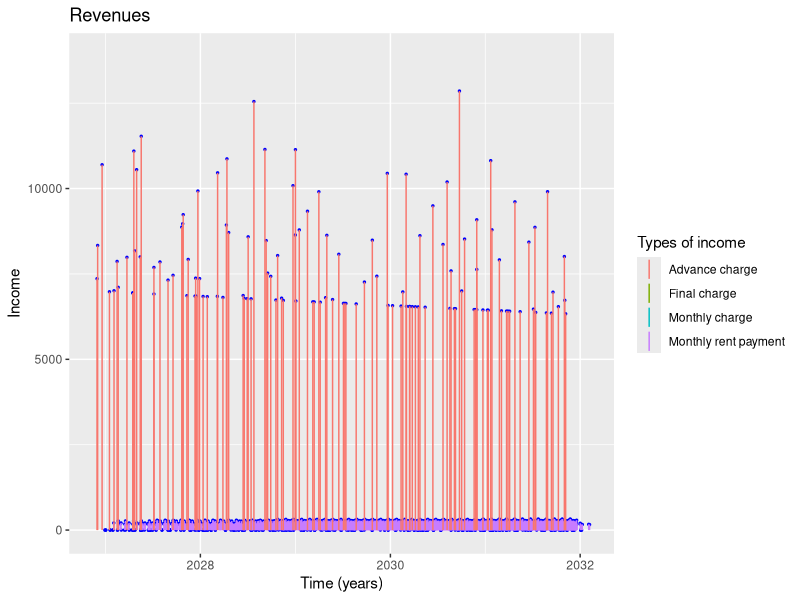
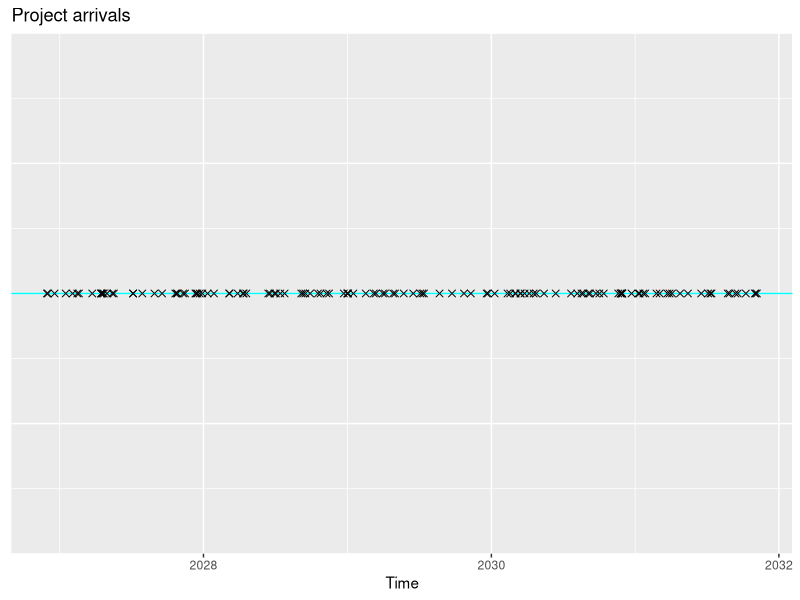
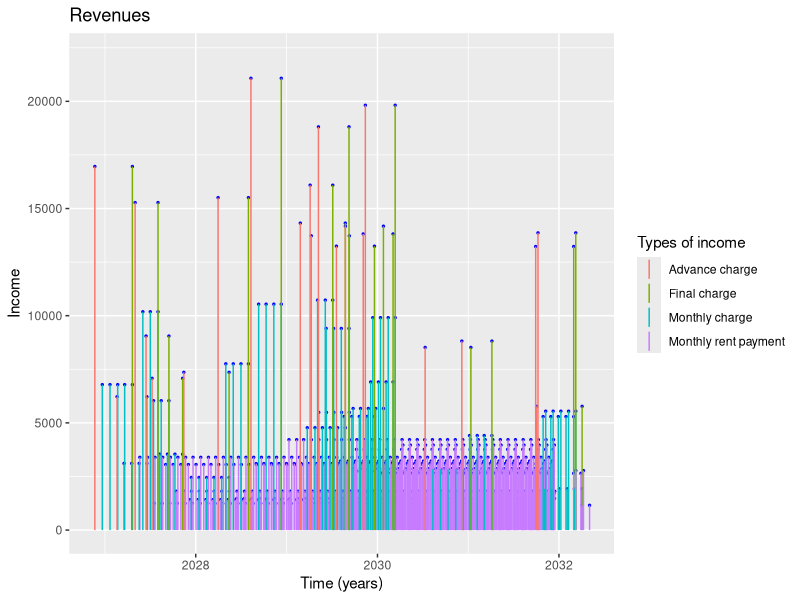
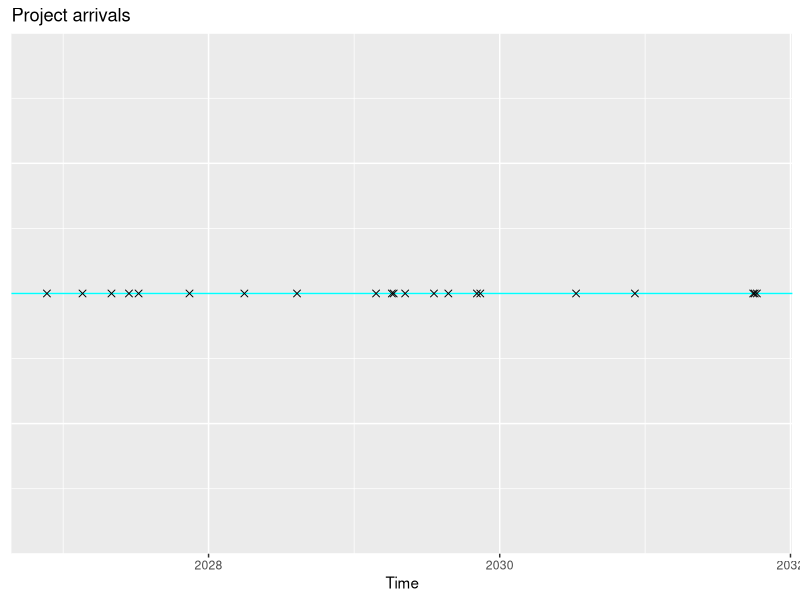
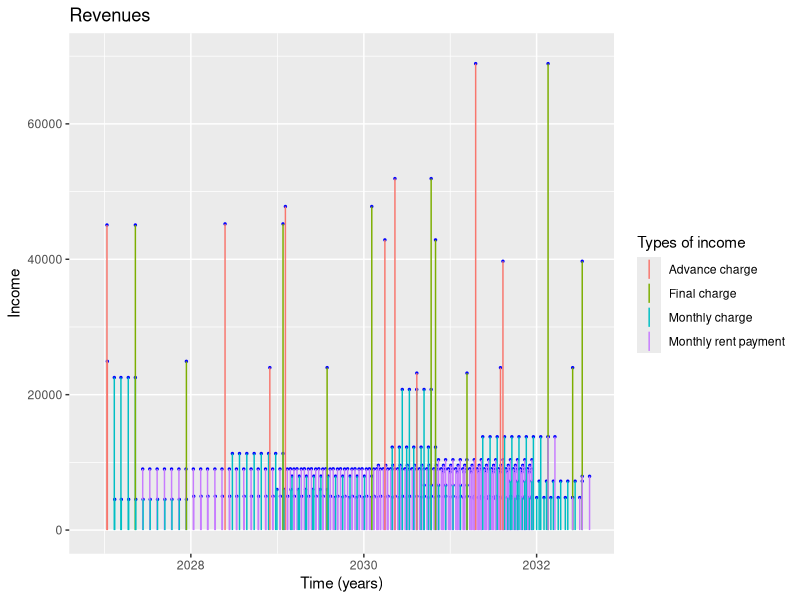
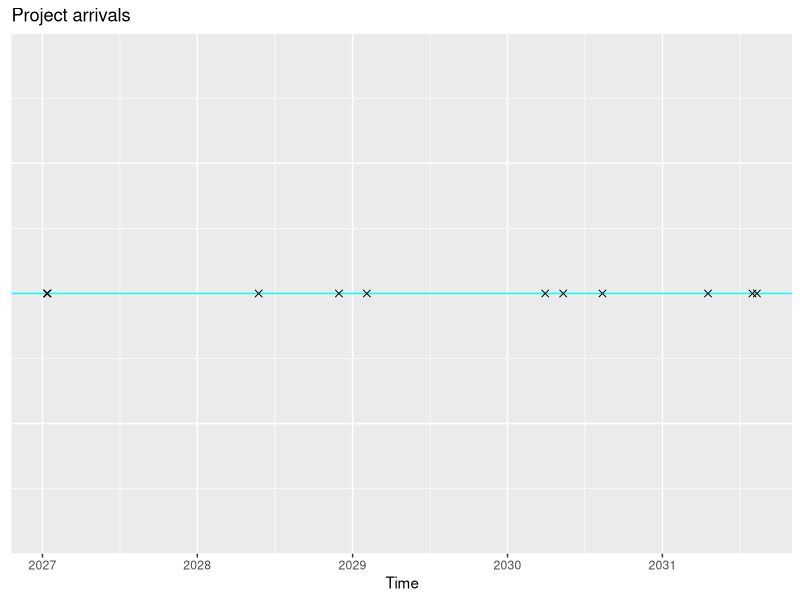
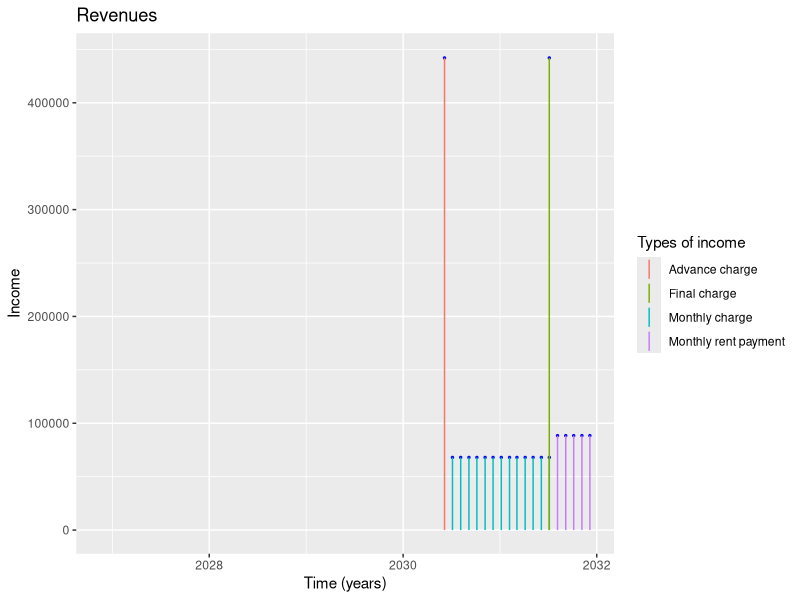
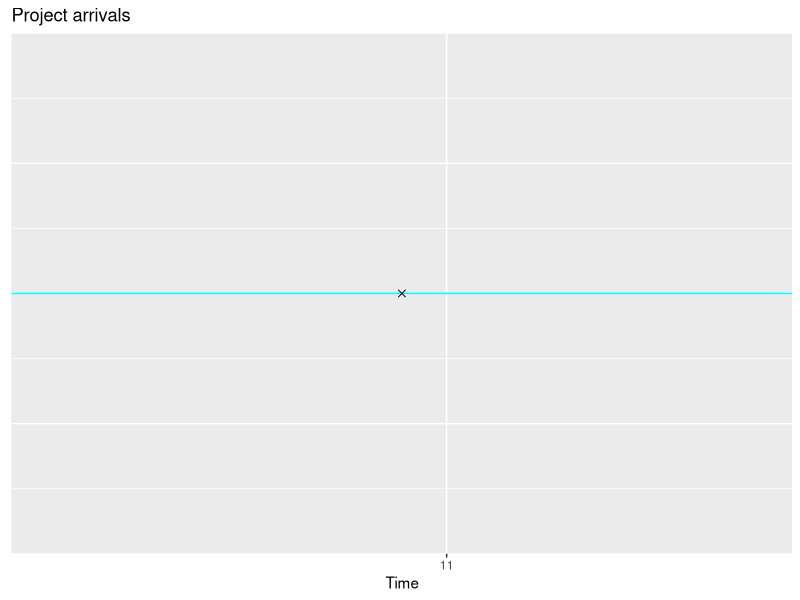

These figures' R source, in order:
## ---- chunk 1
knitr::opts_chunk$set(echo = FALSE)
knitr::opts_chunk$set(warning = FALSE)
# Load libraries
library(lubridate)
library(ggplot2)
# Avoid scientific notation
options(scipen = 999)
## ---- chunk 2
t <- 5
y <- 0.10
r <- -0.02
## ---- chunk 3
getProjectPresentValue <- function(
  t,# Lifetime of the company
  # Mexican economy
  y, # Annual interest rate
  r, # Inflation rate
  # Princing of the project
  average.price, # Expected price of the project
  sd.price, # Standar deviation of the price of the project
  minimum.price, # Minimum price accepted for the project
  average.development.months, # Expected development time of the project measured in months
  lambda.po, # Expected number of projects developed in a year
  # Payment scheme
  advance.charge.rate, # Percentage of the final price that is paid at the begining of the project
  during.development.charge.rate, # Percentage of the final price that is paid during the development of the project
  final.charge.rate, # Percentage of the final price that is paid at the end of the development of the project
  monthly.rent.rate # Percentaje of the price of the project to be charged monthly for project maintenance
) {
  # Calculate monthly effective interest rate
  y12 <- (1+y)^(1/12)-1
  
  time <- 0
  arrival.time <- 0
  interarrivals <- c()
  arrivals <- c()
  positive.flows <- data.frame()
  negative.flows <- data.frame()
  adjusted.prices <- c()
  present.values <- c()
  # Simulate projects arrivals
  while (time < t) {
    interarrival.time <- rexp(n=1, rate=lambda.po)
    time <- time + interarrival.time 
    if (time < t) {
      interarrivals <- c(interarrivals, interarrival.time)
      arrival.time <- arrival.time + interarrival.time
      arrivals <- c(arrivals, arrival.time)
      # Compute the present value of the project that just came in
      price <- rnorm(1, mean=average.price, sd=sd.price)-rgamma(1, shape=2, rate=0.6)*1000
      price <- max(minimum.price, price)
      # Adjust price with inflation rate
      adjusted.price <- price*(1+r)^arrival.time
      adjusted.prices <- c(adjusted.prices, adjusted.price)
      # Payment scheme
      advance.charge <- adjusted.price*advance.charge.rate
      during.development.charge <- adjusted.price*during.development.charge.rate
      final.charge <- adjusted.price*final.charge.rate
      monthly.rent <- adjusted.price*monthly.rent.rate
      # Simulate development time in months
      development.time <- rlnorm(1, meanlog=0, sdlog=0.25)*average.development.months
      development.months <- ceiling(development.time)
      monthly.payment <- during.development.charge/development.months
      time.to.end <- t - (arrival.time + development.months/12)
      time.to.end <- max(0, time.to.end)
      months.to.end <- ceiling(time.to.end*12)
      # Populate cash flows collections
      now <- as_datetime(Sys.time())
      arrival.time.in.seconds <- as.numeric(duration(arrival.time, unit="years"))
      arrival.date <- now + seconds(arrival.time.in.seconds)
      entry <- list(arrival.date, advance.charge, TRUE, "Advance charge")
      positive.flows <- rbind(positive.flows, entry, stringsAsFactors=FALSE)
      for (l in 1:development.months) {
        monthly.payment.date <- arrival.date + months(l)
        if (is.na(monthly.payment.date)) {
          monthly.payment.date <- arrival.date - days(3) + months(l)
          if (is.na(monthly.payment.date)) {
            print("No mames no puede ser")
          }
        }
        entry <- list(monthly.payment.date, monthly.payment, TRUE, "Monthly charge")
        positive.flows <- rbind(positive.flows, entry, stringsAsFactors=FALSE)
      }
      end.date <- arrival.date + months(development.months)
      if (is.na(end.date)) {
        end.date <- arrival.date - days(3) + months(development.months)
        if (is.na(end.date)) {
          print("No mames no puede ser")
        }
      }
      entry <- list(end.date, final.charge, TRUE, "Final charge")
      positive.flows <- rbind(positive.flows, entry, stringsAsFactors=FALSE)
      for (s in 1:months.to.end) {
        monthly.rent.payment.date <- arrival.date + months(development.months + s)
        if (is.na(monthly.rent.payment.date)) {
          monthly.rent.payment.date <- arrival.date - days(3) + months(development.months + s)
          if (is.na(monthly.rent.payment.date)) {
            print("No mames no puede ser")
          }
        }
        entry <-list(monthly.rent.payment.date, monthly.rent, TRUE, "Monthly rent payment")
        positive.flows <- rbind(positive.flows, entry, stringsAsFactors=FALSE)
      }
      names(positive.flows) <- c("Date","Amount","Income","Concept")
      #names(negative.flows) <- c("Date","Amount","Income","Concept")
      # Compute present values based on payment scheme
      discount.factor <- (1/(1+y))^arrival.time
      fractional.annuity <- ((1-(1/(1+y12))^development.months)/y12)
      advance.charge.present.value <- discount.factor*advance.charge
      monthly.charges.present.value <- discount.factor*monthly.payment*fractional.annuity
      final.payment.present.value <- discount.factor*((1/(1+y))^(development.time/12))*final.charge
      monthly.rents.present.value <- discount.factor*((1/(1+y))^(development.time/12))*monthly.rent*((1-(1/(1+y12))^(months.to.end))/y12)
      # Compute total present value
      present.value <- advance.charge.present.value + monthly.charges.present.value + final.payment.present.value + monthly.rents.present.value
      present.values <- c(present.values, present.value)
    }
  }
  
  revenues.plot <- ggplot(data=positive.flows, aes(x=as_datetime(positive.flows$Date), y=positive.flows$Amount)) +
    geom_point(color="blue", size=0.5) + 
    ylim(c(0,max(positive.flows$Amount)+1000)) +
    xlim(c(as_datetime(Sys.time()),max(as_datetime(positive.flows$Date)))) +
    #geom_hline(yintercept=mean(positive.flows$Amount), size=1, color="cyan") +
    #geom_linerange(aes(x=as_datetime(positive.flows$Date), ymax=positive.flows$Amount, ymin=0), color="#00AFBB") +
    geom_linerange(aes(x=as_datetime(positive.flows$Date), ymax=positive.flows$Amount, ymin=0, color=positive.flows$Concept)) +
    labs(title="Revenues", x="Time (years)", y="Income") +
    guides(color=guide_legend(title="Types of income"))
  
  arrivals.df <- positive.flows[positive.flows$Concept %in% c("Advance charge"),]
  arrivals.plot <- ggplot(data=arrivals.df, aes(x=as_datetime(arrivals.df$Date), y=c(0))) + 
    ylim(c(0,0)) +
    labs(title="Project arrivals", x="Time", y="") +
    theme(
      #aspect.ratio=0.1, 
          axis.title.y=element_blank(),
          axis.text.y=element_blank(),
          axis.ticks.y=element_blank()) +
    geom_hline(yintercept=0, size=0.5, color="cyan") +
    geom_point(shape=4, size=2) 
  
  projects.present.value <- sum(present.values)
  
  return(list(
    positive.flows,
    negative.flows,
    revenues.plot,
    arrivals.plot,
    projects.present.value
  ))
}

getInhouseProjectPresentValue <- function(
  t, # Lifetime of the company
  # Mexican economy
  y, # Annual interest rate
  r, # Inflation rate
  # Project details
  lambda.po, # Expected number of projects developed in a year
  average.development.months, # Expected development time of the project measured in months
  # Revenue scheme
  average.monthly.rent, # Expected value of the monthly rent that the project will generate
  sd.monthly.rent # Standar deviation of the monthly rent that the project will generate
) {
  # Calculate monthly effective interest rate
  y12 <- (1+y)^(1/12)-1
  
  time <- 0
  arrival.time <- 0
  interarrivals <- c()
  arrivals <- c()
  adjusted.prices <- c()
  positive.flows <- data.frame()
  negative.flows <- data.frame()
  present.values <- c()
  arrival.dates <- c()
  # Simulate projects arrivals
  while (time < t) {
    interarrival.time <- rexp(n=1, rate=lambda.po)
    time <- time + interarrival.time 
    if (time < t) {
      interarrivals <- c(interarrivals, interarrival.time)
      arrival.time <- arrival.time + interarrival.time
      arrivals <- c(arrivals, arrival.time)
      # Get development time
      development.time <- rlnorm(1, meanlog=0, sdlog=0.25)*average.development.months
      development.months <- ceiling(development.time)
      time.to.end <- t - (arrival.time + development.months/12)
      time.to.end <- max(0, time.to.end)
      months.to.end <- ceiling(time.to.end*12)
      monthly.rent <- rnorm(1, mean=average.monthly.rent, sd=sd.monthly.rent)
      monthly.rent <- max(0, monthly.rent)
      # Populate cash flows collections
      now <- as_datetime(Sys.time())
      arrival.time.in.seconds <- as.numeric(duration(arrival.time, unit="years"))
      arrival.date <- now + seconds(arrival.time.in.seconds)
      arrival.dates <- c(arrival.dates, arrival.date)
      for (s in 1:months.to.end) {
        monthly.rent.payment.date <- arrival.date + months(development.months + s)
        if (is.na(monthly.rent.payment.date)) {
          monthly.rent.payment.date <- arrival.date - days(3) + months(development.months + s)
          if (is.na(monthly.rent.payment.date)) {
            print("No mames no puede ser")
          }
        }
        entry <-list(monthly.rent.payment.date, monthly.rent, TRUE, "Monthly revenue")
        positive.flows <- rbind(positive.flows, entry, stringsAsFactors=FALSE)
      }
      names(positive.flows) <- c("Date","Amount","Income","Concept")
      #names(negative.flows) <- c("Date","Amount","Income","Concept")
      # Compute present values
      discount.factor <- (1/(1+y))^arrival.time
      monthly.rents.present.value <- discount.factor*monthly.rent*((1-(1/(1+y12))^(months.to.end))/y12)
      present.value <- monthly.rents.present.value
      present.values <- c(present.values, present.value)
    }
  }
  
  revenues.plot <- ggplot(data=positive.flows, aes(x=as_datetime(positive.flows$Date), y=positive.flows$Amount)) +
    geom_point(color="blue", size=0.5) + 
    ylim(c(0,max(positive.flows$Amount)+1000)) +
    xlim(c(as_datetime(Sys.time()),max(as_datetime(positive.flows$Date)))) +
    #geom_hline(yintercept=mean(positive.flows$Amount), size=1, color="cyan") +
    #geom_linerange(aes(x=as_datetime(positive.flows$Date), ymax=positive.flows$Amount, ymin=0), color="#00AFBB") +
    geom_linerange(aes(x=as_datetime(positive.flows$Date), ymax=positive.flows$Amount, ymin=0, color=positive.flows$Concept)) +
    labs(title="Revenues", x="Time (years)", y="Income") +
    guides(color=guide_legend(title="Types of income"))
  
  arrivals.df <- data.frame(arrival.dates)
  names(arrivals.df) <- c("Date")
  
  arrivals.plot <- ggplot(data=arrivals.df, aes(x=as_datetime(arrivals.df$Date), y=c(0))) + 
    ylim(c(0,0)) +
    labs(title="Project arrivals", x="Time", y="") +
    theme(
      #aspect.ratio=0.1, 
          axis.title.y=element_blank(),
          axis.text.y=element_blank(),
          axis.ticks.y=element_blank()) +
    geom_hline(yintercept=0, size=0.5, color="cyan") +
    geom_point(shape=4, size=2) 
  
  projects.present.value <- sum(present.values)
  
  return(list(
    positive.flows,
    negative.flows,
    revenues.plot,
    arrivals.plot,
    projects.present.value
  ))
}
## ---- chunk 4
  t=t # Lifetime of the company
  # Mexican economy
  y=y # Annual interest rate
  r=r # Inflation rate
  # Princing of the project
  average.price=10000 # Expected price of the project
  sd.price=2000 # Standar deviation of the price of the project
  minimum.price=7000 # Minimum price accepted for the project
  average.development.months=1 # Expected development time of the project measured in months
  lambda.po=12*2 # Expected number of projects developed in a year
  # Payment scheme
  advance.charge.rate=1 # Percentage of the final price that is paid at the begining of the project
  during.development.charge.rate=0 # Percentage of the final price that is paid during the development of the project
  final.charge.rate=0 # Percentage of the final price that is paid at the end of the development of the project
  monthly.rent.rate=0.025 
value.landings <- getProjectPresentValue(
  t=t, # Lifetime of the company
  # Mexican economy
  y=0.1, # Annual interest rate
  r=-0.02, # Inflation rate
  # Princing of the project
  average.price=10000, # Expected price of the project
  sd.price=2000, # Standar deviation of the price of the project
  minimum.price=7000, # Minimum price accepted for the project
  average.development.months=1, # Expected development time of the project measured in months
  lambda.po=12*2, # Expected number of projects developed in a year
  # Payment scheme
  advance.charge.rate=1, # Percentage of the final price that is paid at the begining of the project
  during.development.charge.rate=0, # Percentage of the final price that is paid during the development of the project
  final.charge.rate=0, # Percentage of the final price that is paid at the end of the development of the project
  monthly.rent.rate=0.025 # Percentaje of the price of the project to be charged monthly for project maintenance
)
## ---- chunk 5
value.landings[[3]]
## ---- chunk 6
value.landings[[4]]
landigs.projects.value <- value.landings[[5]]
## ---- chunk 7
  t=t # Lifetime of the company
  # Mexican economy
  y=y # Annual interest rate
  r=r # Inflation rate
  # Princing of the project
  average.price=50000 # Expected price of the project
  sd.price=20000 # Standar deviation of the price of the project
  minimum.price=25000 # Minimum price accepted for the project
  average.development.months=4 # Expected development time of the project measured in months
  lambda.po=5 # Expected number of projects developed in a year
  # Payment scheme
  advance.charge.rate=0.25 # Percentage of the final price that is paid at the begining of the project
  during.development.charge.rate=0.5 # Percentage of the final price that is paid during the development of the project
  final.charge.rate=0.25 # Percentage of the final price that is paid at the end of the development of the project
  monthly.rent.rate=0.05 # Percentaje of the price of the project to be charged monthly for project maintenance

value.small.projects <- getProjectPresentValue(
  t=t, # Lifetime of the company
  # Mexican economy
  y=y, # Annual interest rate
  r=r, # Inflation rate
  # Princing of the project
  average.price=average.price, # Expected price of the project
  sd.price=sd.price, # Standar deviation of the price of the project
  minimum.price=minimum.price, # Minimum price accepted for the project
  average.development.months=average.development.months, # Expected development time of the project measured in months
  lambda.po=lambda.po, # Expected number of projects developed in a year
  # Payment scheme
  advance.charge.rate=advance.charge.rate, # Percentage of the final price that is paid at the begining of the project
  during.development.charge.rate=during.development.charge.rate, # Percentage of the final price that is paid during the development of the project
  final.charge.rate=final.charge.rate, # Percentage of the final price that is paid at the end of the development of the project
  monthly.rent.rate=monthly.rent.rate # Percentaje of the price of the project to be charged monthly for project maintenance
)
## ---- chunk 8
value.small.projects[[3]]
## ---- chunk 9
value.small.projects[[4]]
small.projects.value <- value.small.projects[[5]]
## ---- chunk 10
  t=t # Lifetime of the company
  # Mexican economy
  y=y # Annual interest rate
  r=r # Inflation rate
  # Princing of the project
  average.price=200000 # Expected price of the project
  sd.price=70000 # Standar deviation of the price of the project
  minimum.price=100000 # Minimum price accepted for the project
  average.development.months=7 # Expected development time of the project measured in months
  lambda.po=2 # Expected number of projects developed in a year
  # Payment scheme
  advance.charge.rate=0.25 # Percentage of the final price that is paid at the begining of the project
  during.development.charge.rate=0.5 # Percentage of the final price that is paid during the development of the project
  final.charge.rate=0.25 # Percentage of the final price that is paid at the end of the development of the project
  monthly.rent.rate=0.05 # Percentaje of the price of the project to be charged monthly for project maintenance

value.large.projects <- getProjectPresentValue(
  t=t, # Lifetime of the company
  # Mexican economy
  y=y, # Annual interest rate
  r=r, # Inflation rate
  # Princing of the project
  average.price=average.price, # Expected price of the project
  sd.price=sd.price, # Standar deviation of the price of the project
  minimum.price=minimum.price, # Minimum price accepted for the project
  average.development.months=average.development.months, # Expected development time of the project measured in months
  lambda.po=lambda.po, # Expected number of projects developed in a year
  # Payment scheme
  advance.charge.rate=advance.charge.rate, # Percentage of the final price that is paid at the begining of the project
  during.development.charge.rate=during.development.charge.rate, # Percentage of the final price that is paid during the development of the project
  final.charge.rate=final.charge.rate, # Percentage of the final price that is paid at the end of the development of the project
  monthly.rent.rate=monthly.rent.rate # Percentaje of the price of the project to be charged monthly for project maintenance
)
## ---- chunk 11
value.large.projects[[3]]
## ---- chunk 12
value.large.projects[[4]]
large.projects.value <- value.large.projects[[5]]
## ---- chunk 13
  t=t # Lifetime of the company
  # Mexican economy
  y=y # Annual interest rate
  r=r # Inflation rate
  # Princing of the project
  average.price=1600000 # Expected price of the project
  sd.price=200000 # Standar deviation of the price of the project
  minimum.price=500000 # Minimum price accepted for the project
  average.development.months=13 # Expected development time of the project measured in months
  lambda.po=1 # Expected number of projects developed in a year
  # Payment scheme
  advance.charge.rate=0.25 # Percentage of the final price that is paid at the begining of the project
  during.development.charge.rate=0.5 # Percentage of the final price that is paid during the development of the project
  final.charge.rate=0.25 # Percentage of the final price that is paid at the end of the development of the project
  monthly.rent.rate=0.05 # Percentaje of the price of the project to be charged monthly for project maintenance

value.enterprice.projects <- getProjectPresentValue(
  t=t, # Lifetime of the company
  # Mexican economy
  y=y, # Annual interest rate
  r=r, # Inflation rate
  # Princing of the project
  average.price=average.price, # Expected price of the project
  sd.price=sd.price, # Standar deviation of the price of the project
  minimum.price=minimum.price, # Minimum price accepted for the project
  average.development.months=average.development.months, # Expected development time of the project measured in months
  lambda.po=lambda.po, # Expected number of projects developed in a year
  # Payment scheme
  advance.charge.rate=advance.charge.rate, # Percentage of the final price that is paid at the begining of the project
  during.development.charge.rate=during.development.charge.rate, # Percentage of the final price that is paid during the development of the project
  final.charge.rate=final.charge.rate, # Percentage of the final price that is paid at the end of the development of the project
  monthly.rent.rate=monthly.rent.rate # Percentaje of the price of the project to be charged monthly for project maintenance
)
## ---- chunk 14
value.enterprice.projects[[3]]
## ---- chunk 15
value.enterprice.projects[[4]]
enterprice.projects.value <- value.enterprice.projects[[5]]
## ---- chunk 16
  t=t # Lifetime of the company
  # Mexican economy
  y=y # Annual interest rate
  r=r # Inflation rate
  # Project details
  lambda.po=5 # Expected number of projects developed in a year
  average.development.months=14 # Expected development time of the project measured in months
  # Revenue scheme
  average.monthly.rent=400000 # Expected value of the monthly rent that the project will generate
  sd.monthly.rent=100000 # Standar deviation of the monthly rent that the project will generate

value.inhouse.projects <- getInhouseProjectPresentValue(
  t=t, # Lifetime of the company
  # Mexican economy
  y=y, # Annual interest rate
  r=r, # Inflation rate
  # Project details
  lambda.po=lambda.po, # Expected number of projects developed in a year
  average.development.months=average.development.months, # Expected development time of the project measured in months
  # Revenue scheme
  average.monthly.rent=average.monthly.rent, # Expected value of the monthly rent that the project will generate
  sd.monthly.rent=sd.monthly.rent # Standar deviation of the monthly rent that the project will generate
)
## ---- chunk 17
value.inhouse.projects[[3]]
## ---- chunk 18
value.inhouse.projects[[4]]
inhouse.projects.value <- value.inhouse.projects[[5]]
## ---- chunk 19
net.worth <- landigs.projects.value + small.projects.value + large.projects.value + enterprice.projects.value + inhouse.projects.value
